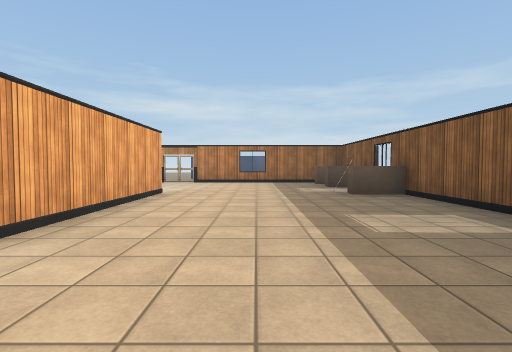
[1] (above)

13 first-person views from a walk through a Unity game level. The camera is 1.3 m above the floor, tilts 2° down and sees 85° across. The floor is counted in squares, 2 m on a side. Each view is taken from the middle of a square. On the plan, view 1 faces up. The plan holds only what a view shows up to about 9 squares ahead; the rest is blank. The place goes on beyond the plan. The player is left out. Some animated figures are left out. Surface patterns are stand-ins for the level's own textures.

[2]
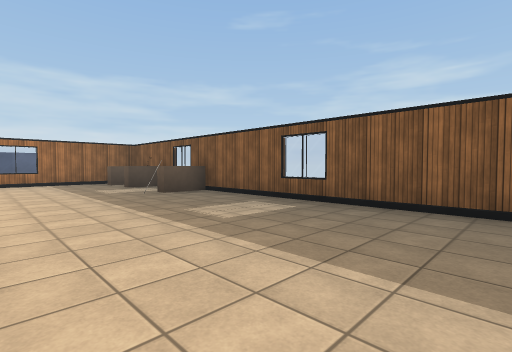

[3]
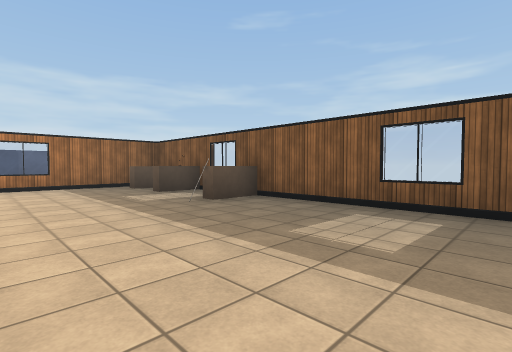

[4]
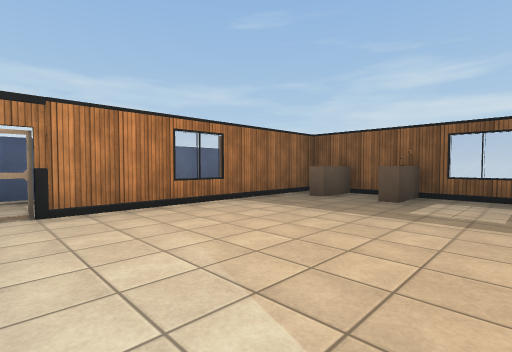

[5]
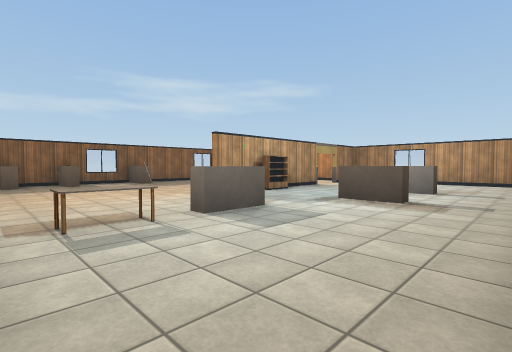

[6]
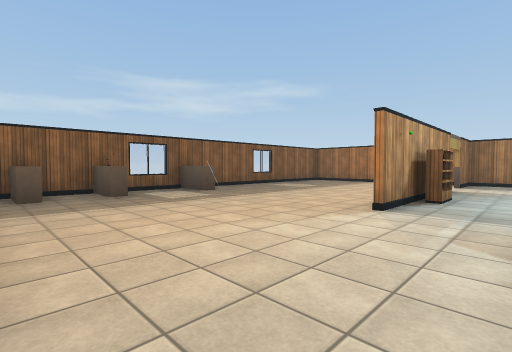

[7]
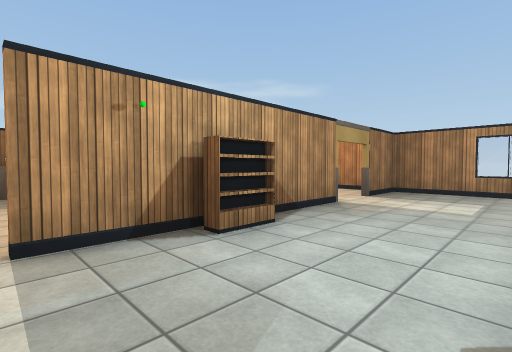

[8]
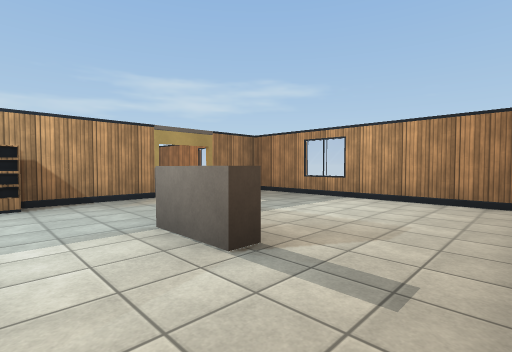

[9]
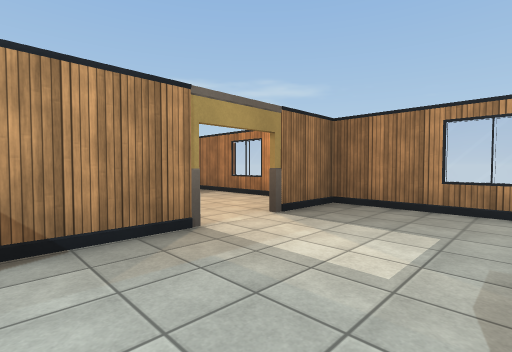

[10]
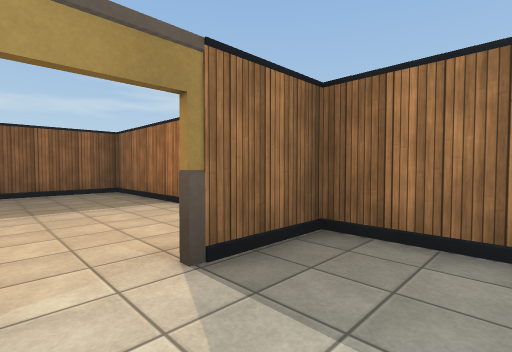

[11]
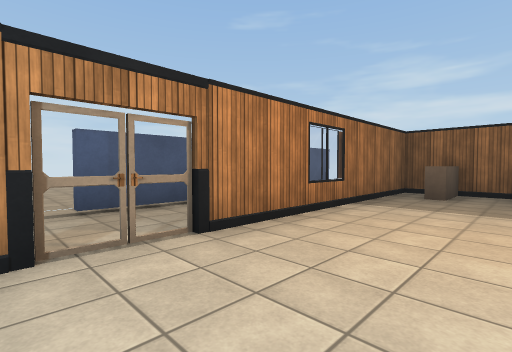

[12]
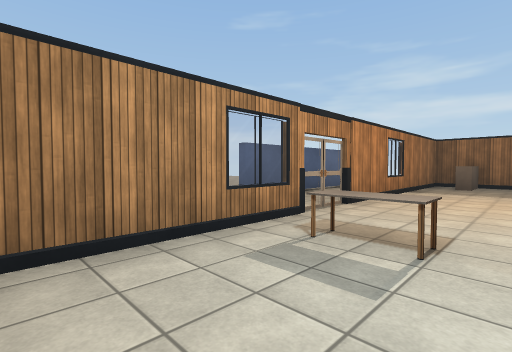

[13]
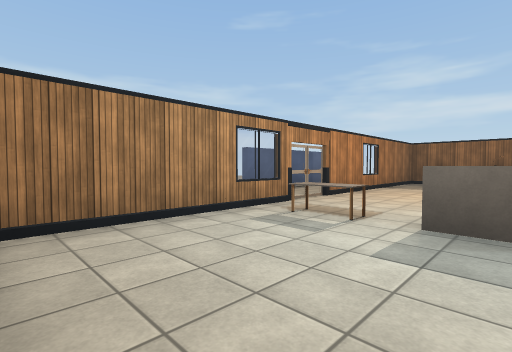

### Floor plan
Key: @ floor where view 1 was taken; # wall or solid block; . floor; = window, fence, low wall or low ledge; O other object.
Columns run from 8 left of view 1 to 4 right of it. Each row starts with its distance up from view 1.
 14      #
 13      #######
 12     ....=
 11 ............#
 10 ...O.......O#
  9 ...........O#
  8 ............O
  7 ............#
  6 ......#...###
  5 .....O#.....#
  4 ......#.....#
  3 ......#.....O
  2 ............#
  1 ......#.....#
  0 ......#.@...#
 -1 ###OO###O####

Positions as (right, up) in squares from view 1, and headings:
1: (0, 0), facing up
2: (-1, 0), facing up-right
3: (-1, 2), facing up-right
4: (-3, 7), facing up-right
5: (-8, 11), facing down-right
6: (-4, 11), facing down-right
7: (-5, 7), facing down-right
8: (-8, 5), facing down-right
9: (-5, 4), facing down-right
10: (-4, 2), facing down-right
11: (-4, 9), facing up-right
12: (-7, 9), facing up-right
13: (-8, 8), facing up-right
